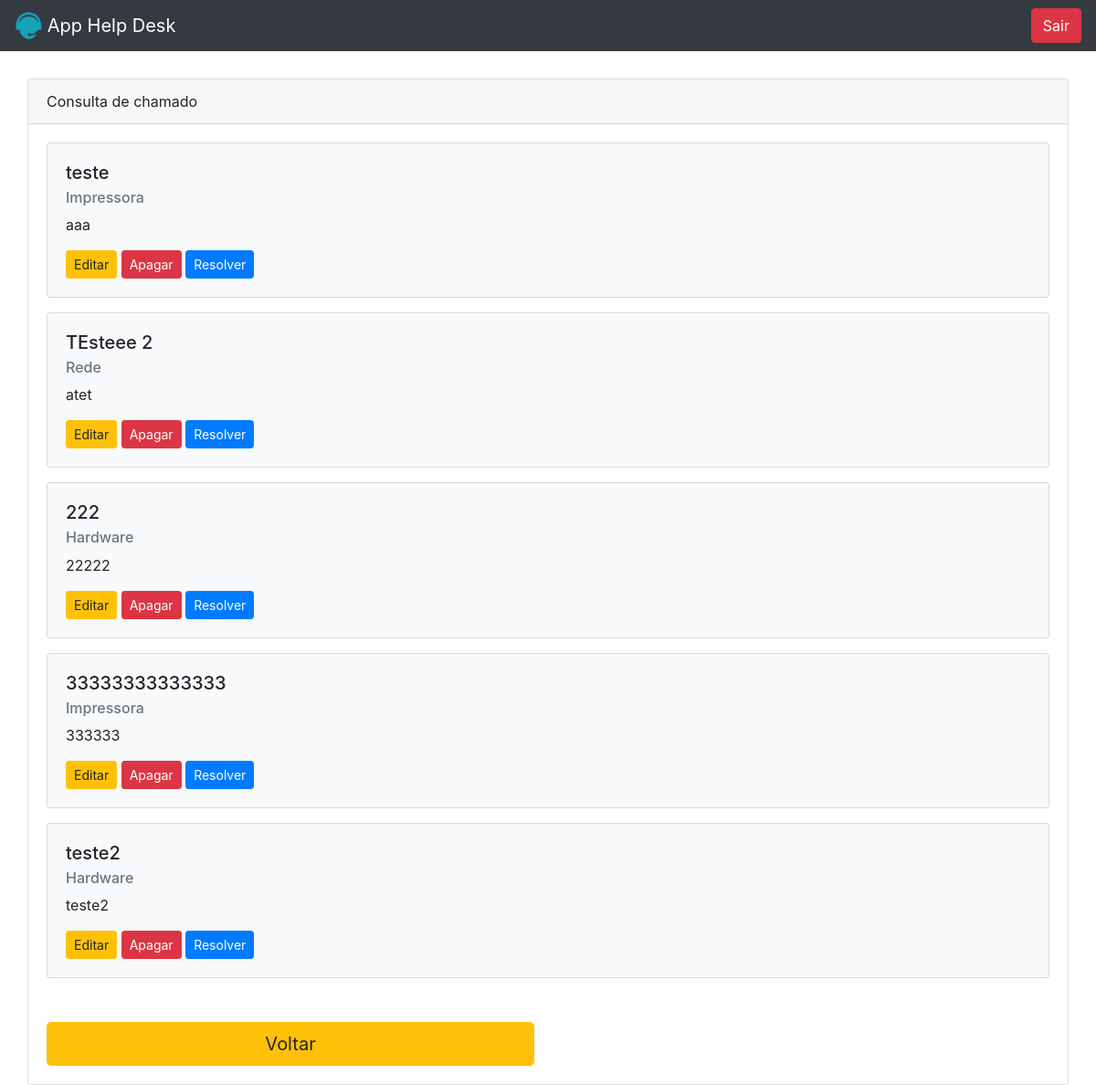
The app's page /sistema/consultar_chamado.php (signed in) with its own data.
### tables this page shows
CREATE TABLE `called` (
  `id_called` int(11) NOT NULL,
  `title` varchar(50) NOT NULL,
  `category` varchar(30) NOT NULL,
  `description` text NOT NULL,
  `Status` varchar(15) NOT NULL,
  `requester` varchar(60) NOT NULL
);

### sistema/consultar_chamado.php (the view, shortened to what this page needs)
<?php
    include_once('../config/config.php');
    $email_usuario = $_SESSION['email'];
    $query_op = "SELECT op FROM users WHERE email = '$email_usuario'";
    $resultado_op = mysqli_query($conexao, $query_op);
    if ($resultado_op) {
        $usuario = mysqli_fetch_assoc($resultado_op);
        if ($usuario['op'] == 1) {
            $query = "SELECT * FROM called";
            $resultado = mysqli_query($conexao, $query);
        } else {
            $query = "SELECT * FROM called WHERE requester = '$email_usuario'";
            $resultado = mysqli_query($conexao, $query);
        }
    } else {
        echo "Erro ao consultar permissões do usuário.";
    }
?>
<html>
  <head>
    <link rel="stylesheet" href="https://maxcdn.bootstrapcdn.com/bootstrap/4.0.0/css/bootstrap.min.css">
  </head>
  <body>
    <nav class="navbar navbar-dark bg-dark">
      <a class="navbar-brand" href="#">
        <img src="../img/logo.png" width="30" height="30" class="d-inline-block align-top" alt="">
        App Help Desk
      </a>
      <a href="logout.php" class="btn btn-danger">Sair</a>
    </nav>
    <div class="container">
      <div class="row">
        <div class="card-consultar-chamado">
          <div class="card">
            <div class="card-header">
              Consulta de chamado
            </div>
            <div class="card-body">
              <?php
                while($chamado = mysqli_fetch_assoc($resultado)) {
              ?>
                  <div class="card mb-3 bg-light">
                    <div class="card-body">
                      <h5 class="card-title"><?php echo $chamado['title']; ?></h5>
                      <h6 class="card-subtitle mb-2 text-muted"><?php echo $chamado['category']; ?></h6>
                      <p class="card-text"><?php echo $chamado['description']; ?></p>
                      <div>
                        <a href="#" class="btn btn-warning btn-sm d-inline-block">Editar</a>
                        <a href="#" class="btn btn-danger btn-sm d-inline-block">Apagar</a>
                        <a href="#" class="btn btn-primary btn-sm d-inline-privar">Resolver</a>
                      </div>
                    </div>
                  </div>
              <?php
                }
              ?>
              <div class="row mt-5">
                <div class="col-6">
                  <a href="home.php" class="btn btn-lg btn-warning btn-block">Voltar</a>
                </div>
              </div>
            </div>
          </div>
        </div>
      </div>
    </div>
  </body>
</html>

### sistema/consultar_chamado.php (style rules this page uses)
.card-consultar-chamado { padding: 30px 0 0 0; width: 100%; margin: 0 auto; }

### records on screen
called: title "teste", category "Impressora", description "aaa"
called: title "TEsteee 2", category "Rede", description "atet"
called: title "222", category "Hardware", description "22222"
called: title "33333333333333", category "Impressora", description "333333"
called: title "teste2", category "Hardware", description "teste2"
